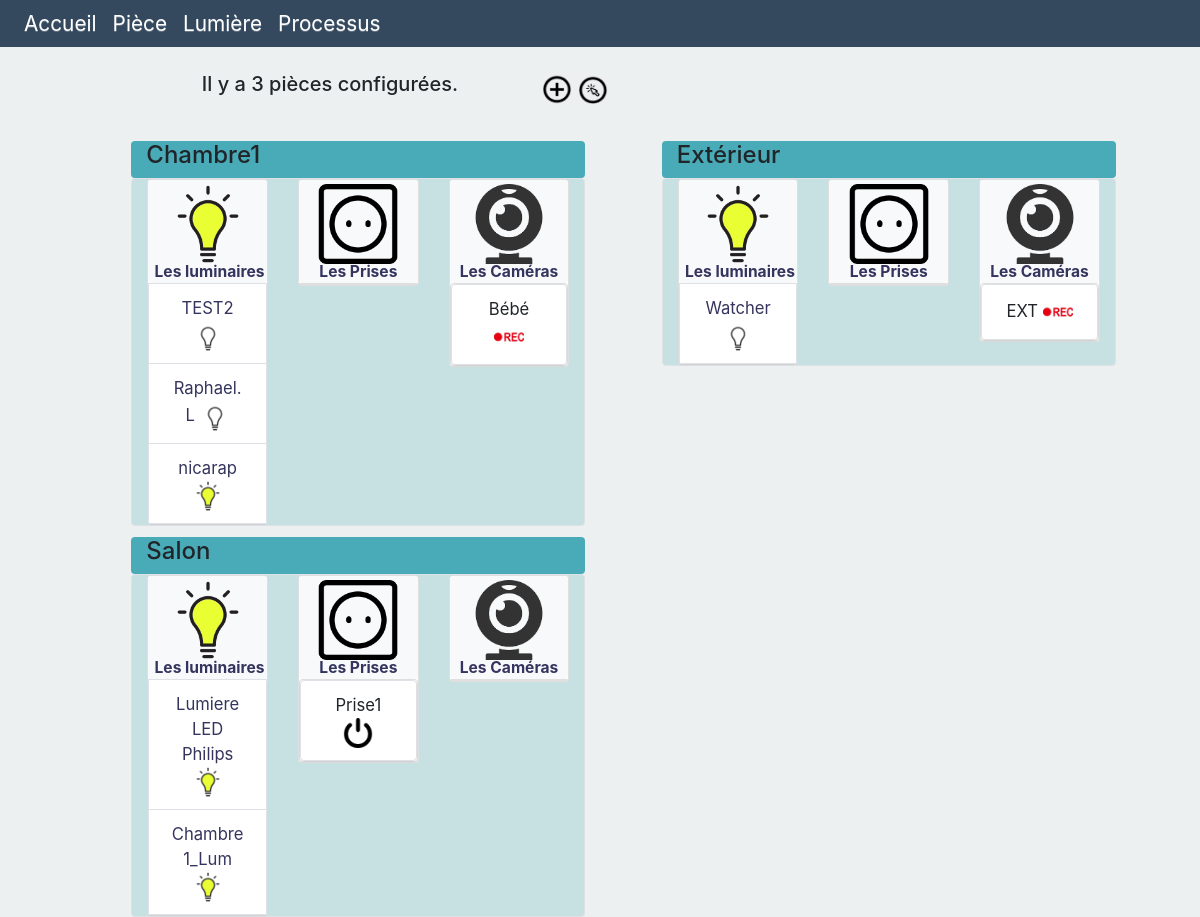
The app's page /Mymaison with its own data.
### maison_co/models.py (models this page shows, shortened)
class Piece(models.Model):
	name = models.CharField(max_length=100, verbose_name="Nom")
	surface = models.CharField(default=20,
								max_length=100)
	slug = models.SlugField(blank=True)
	class Meta:
		verbose_name = "Pièce"
		ordering = ['name']

class ObjectConnect(models.Model):
	name = models.CharField(max_length=100)
	CHOIX_ETAT = [
		(0, 'Off'),
		(1, 'On'),]
	CHOIX_COMM = [
		('WF', 'WiFi'),('BT', 'BlueTooth'),]
	fabricant = models.CharField(max_length=100, default="unknwon")
	etat = models.IntegerField(choices=CHOIX_ETAT, default=0)
	communication = models.CharField(max_length=100, choices=CHOIX_COMM, null=True)
	class Meta:
		abstract = True

class Lumiere(ObjectConnect):
	piece = models.ForeignKey('Piece', null=True, on_delete=models.SET_NULL)

class Camera(ObjectConnect):
	piece = models.ForeignKey('Piece', null=True, on_delete=models.SET_NULL)

class PriseCo(ObjectConnect):
	piece = models.ForeignKey('Piece', null=True, on_delete=models.SET_NULL)

### maison_co/views.py (the view)
# urls.py: path('Mymaison', views.Maison),
def Maison(request):
	myHome = Piece.objects.all()
	myLum = Lumiere.objects.all()
	myPrise = PriseCo.objects.all()
	myCam = Camera.objects.all()
	return render(request, 'maison_co/Mymaison.html', {'piece':myHome, 'lum':myLum, 'prise':myPrise, 'cam':myCam})

### maison_co/templates/maison_co/Mymaison.html (shortened to what this page needs)
{% extends "base.html" %}{% load static %}
{% block title %}
<div class="row">
	<div class="col-sm-8 offset-sm-2">
		<h5 class="center">Il y a {{piece|length}} pièce{{piece|length|pluralize}} configurée{{piece|length|pluralize}}.</h5>
	</div>
	<div class="col-sm-2">
		<a  href="./addRoom"><img src="{% static 'maison_co/image/add.png' %}" class="img-icone" alt="..."> </a>
		<img src="{% static 'maison_co/image/select.png' %}" class="img-icone" alt="...">
	</div>
</div>
{% endblock %}
{% block content %}
<div class="contaier">
	<div class="row">
		{% for p in piece %}
		<div class="col-sm-5 marginleft margintop">
			<div class="row row_title rounded">
        		<div class="col-sm-8"><h4 class="">{{ p.name }}</h4></div>
       		</div>
       		<div class="row border rounded sunback">
	       		<div class="col-sm-4 rounded">
					<div class="card">
       					<a class="badge badge-light" href="MyLum">
					 	<img src="{% static 'maison_co/image/amp_on.png' %}" class="center card-img-top img-lum" alt="...">
						<div class="card-body">
							<p class="card-text">Les luminaires</p>
						</div>
						</a>
						<div class="card-text">
							<div class="list-group list-group-flush">
								{% for l in lum %}
								{% if l.piece.id == p.id %}
							    <p class="list-group-item center border lowC hover width100" onclick="updateLum(this, '1', '{{l.id}}',-1)">{{ l.name }}
							    	{% if l.etat == 0 %}
							    	<img class="img-icone" alt="" src="{% static 'maison_co/image/amp_off.png' %}">
							    	{% else %}
							    	<img class="img-icone" alt="" src="{% static 'maison_co/image/amp_on.png' %}">
							    	{% endif %}</p>
							    {% endif %}
								{% endfor %}
							</div>
						</div>
					</div>
				</div>
				<div class="col-sm-4 rounded ">
       				<div class="card">
       					<a class="badge badge-light" href="MyLum">
					 	<img src="{% static 'maison_co/image/prise.png' %}" class="center card-img-top img-lum" alt="...">
						<div class="card-body">
							<p class="card-text">Les Prises</p>
						</div>
						</a>
						<div class="card">
						<div class="list-group list-group-flush">
							{% for pr in prise %}
							{% if pr.piece.id == p.id %}
						    <p class="list-group-item center border lowC hover width100">{{ pr.name }}
						    	{% if pr.etat == 0 %}
						    	<img class="img-icone" alt="" src="{% static 'maison_co/image/off.png' %}">
						    	{% else %}
						    	<img class="img-icone" alt="" src="{% static 'maison_co/image/on.png' %}">
						    	{% endif %}</p>
						    {% endif %}
							{% endfor %}
						  </div>
						</div>
					</div>
				</div>
				<div class="col-sm-4 rounded">
					<div class="card">
       					<a class="badge badge-light" href="MyLum">
					 	<img src="{% static 'maison_co/image/cam.png' %}" class="center card-img-top img-lum" alt="...">
						<div class="card-body">
							<p class="card-text">Les Caméras</p>
						</div>
						</a>
						<div class="card">
						<div class="list-group list-group-flush">
							{% for c in cam %}
							{% if c.piece.id == p.id %}
						    <p class="list-group-item center border lowC hover width100">{{ c.name }}
						    	{% if c.etat == 1 %}
						    	<img class="img-icone" alt="" src="{% static 'maison_co/image/rec.png' %}">
						    	{% endif %}</p>
						    {% endif %}
							{% endfor %}
						  </div>
						</div>
					</div>
				</div>
			</div>
		</div>
		{% endfor %}
	</div>
</div>
{% endblock %}

### templates/base.html (shortened to what this page needs)
{% load static %}
<!DOCTYPE html>
<html lang="fr">
<head>
    <link rel="stylesheet" href="https://maxcdn.bootstrapcdn.com/bootstrap/4.0.0/css/bootstrap.min.css">
    <link rel="stylesheet" href="//maxcdn.bootstrapcdn.com/bootstrap/3.2.0/css/bootstrap-theme.min.css">
    <link href="{% static 'maison_co/css/style.css' %}" rel="stylesheet">
</head>
<body>
<nav class="navbar navbar-expand-sm color-primary">
  <div class="collapse navbar-collapse" id="navbarSupportedContent">
    <ul class="navbar-nav mr-auto">
      <li class="nav-item active">
        <a class="nav-link" href="home">Accueil <span class="sr-only">(current)</span></a>
      </li>
      <li class="nav-item">
        <a class="nav-link" href="/Mymaison">Pièce</a>
      </li>
      <li class="nav-item">
        <a class="nav-link" href="/MyLum">Lumière</a>
      </li>
      <li class="nav-item">
        <a class="nav-link" href="/scenar">Processus</a>
      </li>
    </ul>
  </div>
</nav>
<main class="" id="main-collapse">
  <div class="row row_titre">
    <div class="col-sm-6">{% block title %}{% endblock %}</div>
  </div>
<div class="hero-full-wrapper">
  {% block content %}{% endblock %}
</div>

### maison_co/static/maison_co/css/style.css (style rules this page uses)
body { background-color: #ecf0f1; font-size: 1.3em; }
.color-primary { background-color: #34495e; }
.navbar { padding-top: 0; padding-bottom: 0; }
.nav-link { color: white; }
.center { text-align: center; margin-right: auto; margin-left: auto; }
.sunback { background-color: #49abb73b; }
.card-text { color: #34345e; }
.width100 { width: 100%; }
.lowC { font-size: 0.8em; }
.hero-full-wrapper { margin-left: 70px; margin-right: 70px; }
.card-body { padding:0; margin: 0; }
.row_titre { margin-top: 25px; margin-bottom: 25px; padding-left: 50px; }
.row_title { background-color: #49abb7 }
.hover { background-color: white; }
.margintop { margin-top: 1%; }
.marginleft { margin-left: 7%; }
.badge { width: 100%; }
.img-icone { max-width: 30px; }
.img-lum { max-width: 80px; }

### records on screen
Piece: name "Chambre1"
Lumiere: name "TEST2", etat 0 (drawn)
Lumiere: name "Raphael.L", etat 0 (drawn)
Lumiere: name "nicarap", etat 1 (drawn)
Camera: name "Bébé", etat 1 (drawn)
Piece: name "Extérieur"
Lumiere: name "Watcher", etat 0 (drawn)
Camera: name "EXT", etat 1 (drawn)
Piece: name "Salon"
Lumiere: name "Lumiere LED Philips", etat 1 (drawn)
Lumiere: name "Chambre1_Lum", etat 1 (drawn)
PriseCo: name "Prise1", etat 0 (drawn)

### other values on screen
{{ piece|length }} "3"
